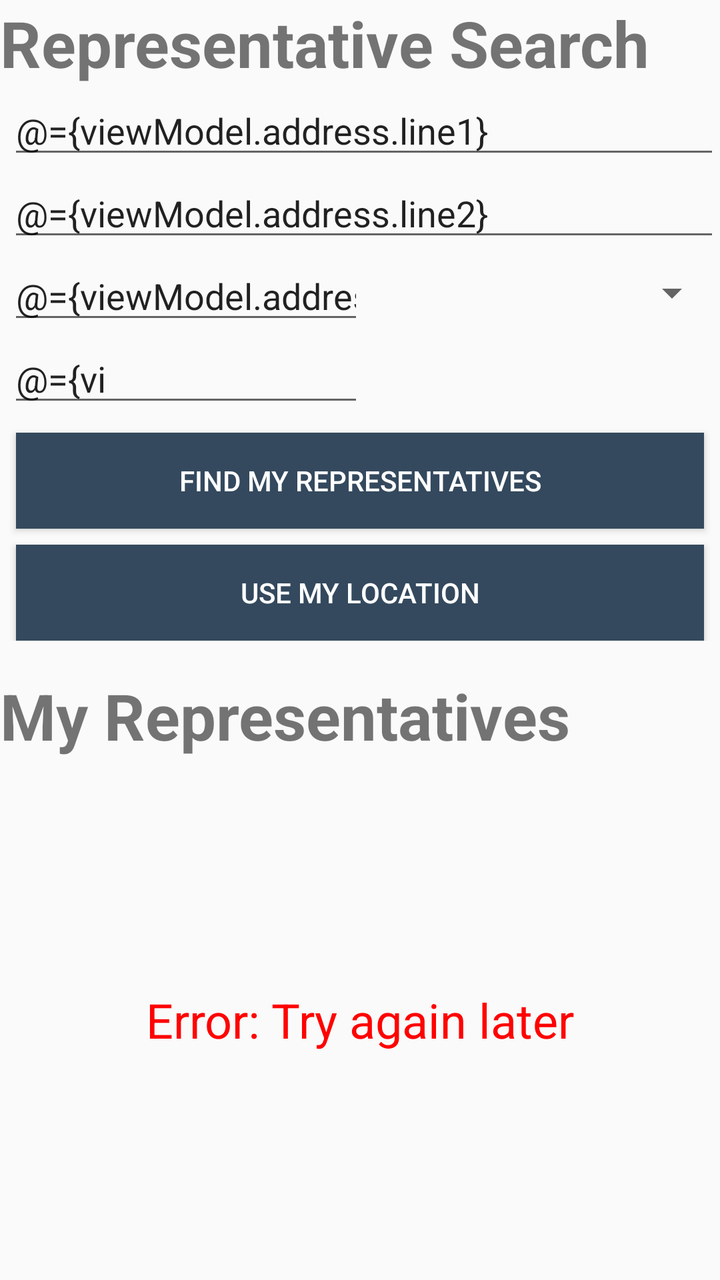
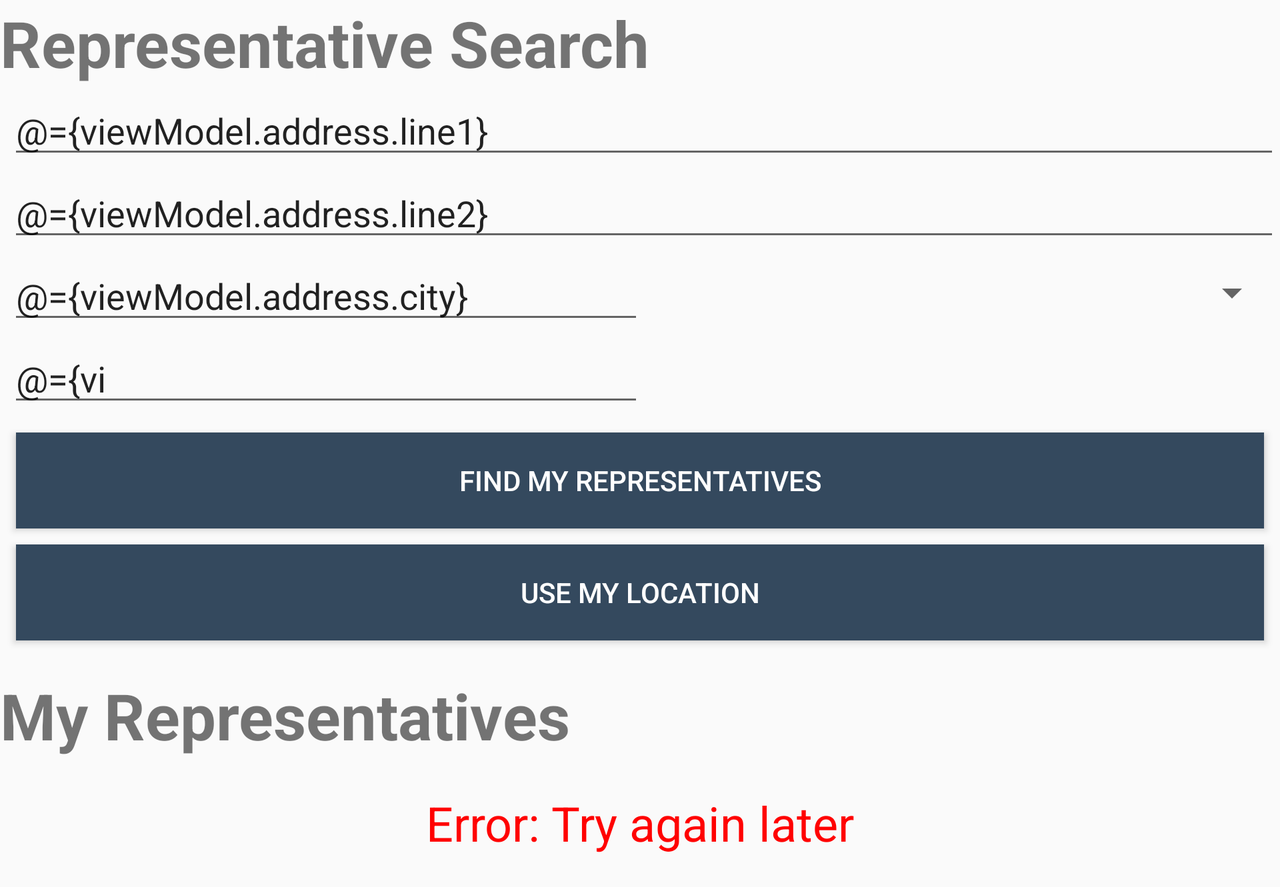

An Android layout and its configuration variant, each rendered on a device that would load it. The default file and the variant file are quoted in full after the pictures.
<!-- AndroidManifest.xml: application theme AppTheme -->
<!-- res/layout/fragment_representative.xml -->
<?xml version="1.0" encoding="utf-8"?>
<layout xmlns:android="http://schemas.android.com/apk/res/android"
    xmlns:app="http://schemas.android.com/apk/res-auto"
    xmlns:tools="http://schemas.android.com/tools">

    <data>

        <variable
            name="viewModel"
            type="com.example.android.politicalpreparedness.representative.RepresentativeViewModel" />

        <import type="android.view.View" />
    </data>

    <androidx.constraintlayout.motion.widget.MotionLayout
        android:id="@+id/representatives_constraint"
        android:layout_width="match_parent"
        android:layout_height="match_parent"
        app:layoutDescription="@xml/fragment_representative_scene">

        <androidx.constraintlayout.widget.ConstraintLayout
            android:id="@+id/search_section"
            android:layout_width="match_parent"
            android:layout_height="0dp"
            app:layout_constraintStart_toStartOf="parent"
            app:layout_constraintTop_toTopOf="parent">

            <TextView
                android:id="@+id/search_title"
                style="@style/DefaultHeaders"
                android:text="@string/representative_search_header"
                app:layout_constraintStart_toStartOf="parent"
                app:layout_constraintTop_toTopOf="parent" />

            <EditText
                android:id="@+id/address_line_1"
                android:layout_width="match_parent"
                android:layout_height="wrap_content"
                android:layout_marginStart="@dimen/default_double_half_margin"
                android:autofillHints=""
                android:hint="@string/address_line_1_hint"
                android:inputType="textPostalAddress"
                android:text="@={viewModel.address.line1}"
                app:layout_constraintStart_toStartOf="parent"
                app:layout_constraintTop_toBottomOf="@id/search_title" />

            <EditText
                android:id="@+id/address_line_2"
                android:layout_width="match_parent"
                android:layout_height="wrap_content"
                android:layout_marginStart="@dimen/default_double_half_margin"
                android:autofillHints=""
                android:hint="@string/address_line_2_hint"
                android:inputType="textPostalAddress"
                android:text="@={viewModel.address.line2}"
                app:layout_constraintStart_toStartOf="parent"
                app:layout_constraintTop_toBottomOf="@id/address_line_1" />


            <EditText
                android:id="@+id/city"
                android:layout_width="0dp"
                android:layout_height="wrap_content"
                android:layout_marginStart="@dimen/default_double_half_margin"
                android:autofillHints=""
                android:hint="@string/city_hint"
                android:inputType="textPostalAddress"
                android:text="@={viewModel.address.city}"
                app:layout_constraintEnd_toStartOf="@id/state"
                app:layout_constraintStart_toStartOf="parent"
                app:layout_constraintTop_toBottomOf="@id/address_line_2" />

            <Spinner
                android:id="@+id/state"
                android:layout_width="0dp"
                android:layout_height="0dp"
                android:autofillHints=""
                android:entries="@array/states"
                android:inputType="textPostalAddress"
                app:layout_constraintBottom_toBottomOf="@id/city"
                app:layout_constraintEnd_toEndOf="parent"
                app:layout_constraintStart_toEndOf="@id/city"
                app:layout_constraintTop_toTopOf="@id/city"
                app:spinnerAddress="@{viewModel.address}" />

            <EditText
                android:id="@+id/zip"
                android:layout_width="0dp"
                android:layout_height="wrap_content"
                android:layout_marginStart="@dimen/default_double_half_margin"
                android:autofillHints=""
                android:hint="@string/zip_hint"
                android:inputType="number"
                android:maxLength="5"
                android:text="@={viewModel.address.zip}"
                app:layout_constraintEnd_toEndOf="@id/city"
                app:layout_constraintStart_toStartOf="parent"
                app:layout_constraintTop_toBottomOf="@id/city" />

            <Button
                android:id="@+id/button_search"
                style="@style/DefaultButtons"
                android:layout_width="match_parent"
                android:layout_height="wrap_content"
                android:layout_margin="@dimen/default_half_margin"
                android:text="@string/find_my_representatives_button"
                app:layout_constraintTop_toBottomOf="@id/zip" />

            <Button
                android:id="@+id/button_location"
                style="@style/DefaultButtons"
                android:layout_width="match_parent"
                android:layout_height="wrap_content"
                android:layout_margin="@dimen/default_half_margin"
                android:text="@string/use_my_location_button"
                app:layout_constraintTop_toBottomOf="@id/button_search" />
        </androidx.constraintlayout.widget.ConstraintLayout>

        <androidx.constraintlayout.widget.ConstraintLayout
            android:id="@+id/result_section"
            android:layout_width="match_parent"
            android:layout_height="0dp"
            android:layout_marginTop="@dimen/default_margin"
            app:layout_constraintBottom_toBottomOf="parent"
            app:layout_constraintStart_toStartOf="parent"
            app:layout_constraintTop_toBottomOf="@+id/search_section">

            <TextView
                android:id="@+id/representative_title"
                style="@style/DefaultHeaders"
                android:text="@string/my_representative_header"
                app:layout_constraintStart_toStartOf="parent"
                app:layout_constraintTop_toTopOf="parent" />

            <androidx.recyclerview.widget.RecyclerView
                android:id="@+id/representatives_recycler"
                android:layout_width="match_parent"
                android:layout_height="0dp"
                android:layout_marginTop="@dimen/default_margin"
                android:saveEnabled="true"
                android:scrollbars="vertical"
                android:visibility="gone"
                app:layoutManager="androidx.recyclerview.widget.LinearLayoutManager"
                app:layout_constraintBottom_toBottomOf="parent"
                app:layout_constraintStart_toStartOf="parent"
                app:layout_constraintTop_toBottomOf="@id/representative_title" />

            <ProgressBar
                android:id="@+id/representatives_loading_wheel"
                android:layout_width="wrap_content"
                android:layout_height="wrap_content"
                android:indeterminate="true"
                android:visibility="@{viewModel.representativesApiLoading ? View.VISIBLE : View.GONE}"
                app:layout_constraintBottom_toBottomOf="parent"
                app:layout_constraintEnd_toEndOf="parent"
                app:layout_constraintStart_toStartOf="parent"
                app:layout_constraintTop_toBottomOf="@id/representative_title" />

            <TextView
                android:id="@+id/representatives_error_text"
                style="@style/ErrorTexts"
                android:padding="@dimen/default_padding"
                android:text="@string/representatives_not_found_error"
                android:visibility="@{viewModel.representativesApiError ? View.VISIBLE : View.GONE}"
                app:layout_constraintBottom_toBottomOf="parent"
                app:layout_constraintEnd_toEndOf="parent"
                app:layout_constraintStart_toStartOf="parent"
                app:layout_constraintTop_toBottomOf="@id/representative_title"
                tools:text="Error: Try again later" />
        </androidx.constraintlayout.widget.ConstraintLayout>
    </androidx.constraintlayout.motion.widget.MotionLayout>

</layout>
<!-- resources referenced by this layout -->
<resources>
  <dimen name="default_double_half_margin">4dp</dimen>
  <dimen name="default_half_margin">8dp</dimen>
  <dimen name="default_margin">16dp</dimen>
  <dimen name="default_padding">16dp</dimen>
  <string name="address_line_1_hint">Address Line 1</string>
  <string name="address_line_2_hint">Address Line 2</string>
  <string name="city_hint">City</string>
  <string name="find_my_representatives_button">Find my representatives</string>
  <string name="my_representative_header">My Representatives</string>
  <string name="representative_search_header">Representative Search</string>
  <string name="representatives_not_found_error">Error: Representatives not found</string>
  <string name="use_my_location_button">Use my location</string>
  <string name="zip_hint">Zip</string>
  <style name="DefaultButtons">
          <item name="android:textColor">@color/white</item>
          <item name="android:background">@color/colorPrimary</item>
      </style>
  <style name="DefaultHeaders">
          <item name="android:layout_width">match_parent</item>
          <item name="android:layout_height">wrap_content</item>
          <item name="android:textSize">@dimen/election_fragment_text_size_headers</item>
          <item name="android:textStyle">bold</item>
      </style>
  <style name="ErrorTexts">
          <item name="android:layout_width">wrap_content</item>
          <item name="android:layout_height">wrap_content</item>
          <item name="android:textColor">@color/colorError</item>
          <item name="android:textSize">@dimen/error_text</item>
      </style>
  <style name="AppTheme" parent="Theme.AppCompat.Light.DarkActionBar">
          
          <item name="colorPrimary">@color/colorPrimary</item>
          <item name="colorPrimaryDark">@color/colorPrimaryDark</item>
          <item name="colorAccent">@color/colorAccent</item>
      </style>
  <color name="white">#FFFFFF</color>
  <color name="colorPrimary">#34495e</color>
  <dimen name="election_fragment_text_size_headers">32sp</dimen>
  <color name="colorError">#FF0101</color>
  <dimen name="error_text">24sp</dimen>
  <color name="colorPrimaryDark">#1d3747</color>
  <color name="colorAccent">#82d9c8</color>
</resources>
<!-- res/layout-land/fragment_representative.xml (the repository's variant of the layout above) -->
<!-- drawn on the phone turned sideways -->
<?xml version="1.0" encoding="utf-8"?>
<layout xmlns:android="http://schemas.android.com/apk/res/android"
    xmlns:app="http://schemas.android.com/apk/res-auto"
    xmlns:tools="http://schemas.android.com/tools">

    <data>

        <variable
            name="viewModel"
            type="com.example.android.politicalpreparedness.representative.RepresentativeViewModel" />

        <import type="android.view.View" />
    </data>

    <androidx.core.widget.NestedScrollView
        android:layout_width="match_parent"
        android:layout_height="match_parent">

        <androidx.constraintlayout.widget.ConstraintLayout
            android:id="@+id/representatives_constraint"
            android:layout_width="match_parent"
            android:layout_height="match_parent">

            <TextView
                android:id="@+id/search_title"
                style="@style/DefaultHeaders"
                android:text="@string/representative_search_header"
                app:layout_constraintStart_toStartOf="parent"
                app:layout_constraintTop_toTopOf="parent" />

            <EditText
                android:id="@+id/address_line_1"
                android:layout_width="match_parent"
                android:layout_height="wrap_content"
                android:layout_marginStart="@dimen/default_double_half_margin"
                android:autofillHints=""
                android:hint="@string/address_line_1_hint"
                android:inputType="textPostalAddress"
                android:text="@={viewModel.address.line1}"
                app:layout_constraintStart_toStartOf="parent"
                app:layout_constraintTop_toBottomOf="@id/search_title" />

            <EditText
                android:id="@+id/address_line_2"
                android:layout_width="match_parent"
                android:layout_height="0dp"
                android:layout_marginStart="@dimen/default_double_half_margin"
                android:autofillHints=""
                android:hint="@string/address_line_2_hint"
                android:inputType="textPostalAddress"
                android:text="@={viewModel.address.line2}"
                app:layout_constraintStart_toStartOf="parent"
                app:layout_constraintTop_toBottomOf="@id/address_line_1" />


            <EditText
                android:id="@+id/city"
                android:layout_width="0dp"
                android:layout_height="wrap_content"
                android:layout_marginStart="@dimen/default_double_half_margin"
                android:autofillHints=""
                android:hint="@string/city_hint"
                android:inputType="textPostalAddress"
                android:text="@={viewModel.address.city}"
                app:layout_constraintEnd_toStartOf="@id/state"
                app:layout_constraintStart_toStartOf="parent"
                app:layout_constraintTop_toBottomOf="@id/address_line_2" />

            <Spinner
                android:id="@+id/state"
                android:layout_width="0dp"
                android:layout_height="0dp"
                android:autofillHints=""
                android:entries="@array/states"
                android:inputType="textPostalAddress"
                app:layout_constraintBottom_toBottomOf="@id/city"
                app:layout_constraintEnd_toEndOf="parent"
                app:layout_constraintStart_toEndOf="@id/city"
                app:layout_constraintTop_toTopOf="@id/city"
                app:spinnerAddress="@{viewModel.address}" />

            <EditText
                android:id="@+id/zip"
                android:layout_width="0dp"
                android:layout_height="wrap_content"
                android:layout_marginStart="@dimen/default_double_half_margin"
                android:autofillHints=""
                android:hint="@string/zip_hint"
                android:inputType="number"
                android:maxLength="5"
                android:text="@={viewModel.address.zip}"
                app:layout_constraintEnd_toEndOf="@id/city"
                app:layout_constraintStart_toStartOf="parent"
                app:layout_constraintTop_toBottomOf="@id/city" />

            <Button
                android:id="@+id/button_search"
                style="@style/DefaultButtons"
                android:layout_width="match_parent"
                android:layout_height="wrap_content"
                android:layout_margin="@dimen/default_half_margin"
                android:text="@string/find_my_representatives_button"
                app:layout_constraintTop_toBottomOf="@id/zip" />

            <Button
                android:id="@+id/button_location"
                style="@style/DefaultButtons"
                android:layout_width="match_parent"
                android:layout_height="wrap_content"
                android:layout_margin="@dimen/default_half_margin"
                android:text="@string/use_my_location_button"
                app:layout_constraintTop_toBottomOf="@id/button_search" />

            <TextView
                android:id="@+id/representative_title"
                style="@style/DefaultHeaders"
                android:layout_marginTop="@dimen/default_margin"
                android:text="@string/my_representative_header"
                app:layout_constraintStart_toStartOf="parent"
                app:layout_constraintTop_toBottomOf="@id/button_location" />

            <androidx.recyclerview.widget.RecyclerView
                android:id="@+id/representatives_recycler"
                android:layout_width="match_parent"
                android:layout_height="wrap_content"
                android:layout_marginTop="@dimen/default_margin"
                android:scrollbars="vertical"
                android:visibility="gone"
                app:layoutManager="androidx.recyclerview.widget.LinearLayoutManager"
                app:layout_constraintBottom_toBottomOf="parent"
                app:layout_constraintStart_toStartOf="parent"
                app:layout_constraintTop_toBottomOf="@id/representative_title" />

            <ProgressBar
                android:id="@+id/representatives_loading_wheel"
                android:layout_width="wrap_content"
                android:layout_height="wrap_content"
                android:indeterminate="true"
                android:visibility="@{viewModel.representativesApiLoading ? View.VISIBLE : View.GONE}"
                app:layout_constraintBottom_toBottomOf="parent"
                app:layout_constraintEnd_toEndOf="parent"
                app:layout_constraintStart_toStartOf="parent"
                app:layout_constraintTop_toBottomOf="@id/representative_title" />

            <TextView
                android:id="@+id/representatives_error_text"
                style="@style/ErrorTexts"
                android:padding="@dimen/default_padding"
                android:text="@string/representatives_not_found_error"
                android:visibility="@{viewModel.representativesApiError ? View.VISIBLE : View.GONE}"
                app:layout_constraintBottom_toBottomOf="parent"
                app:layout_constraintEnd_toEndOf="parent"
                app:layout_constraintStart_toStartOf="parent"
                app:layout_constraintTop_toBottomOf="@id/representative_title"
                tools:text="Error: Try again later" />
        </androidx.constraintlayout.widget.ConstraintLayout>
    </androidx.core.widget.NestedScrollView>
</layout>
